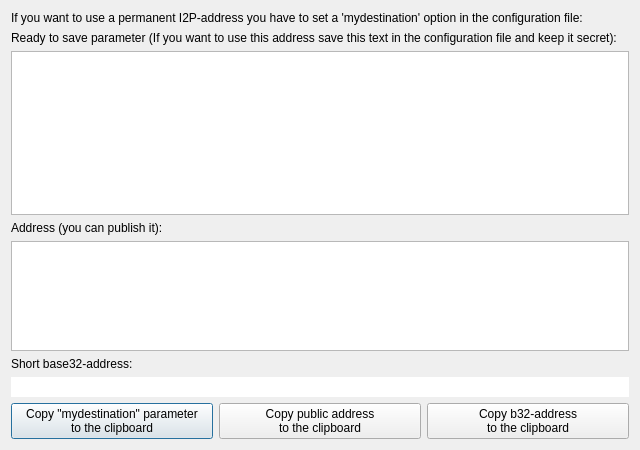
<?xml version="1.0" encoding="UTF-8"?>
<ui version="4.0">
 <class>ShowI2PAddresses</class>
 <widget class="QDialog" name="ShowI2PAddresses">
  <property name="geometry">
   <rect>
    <x>0</x>
    <y>0</y>
    <width>640</width>
    <height>450</height>
   </rect>
  </property>
  <property name="minimumSize">
   <size>
    <width>640</width>
    <height>450</height>
   </size>
  </property>
  <property name="windowTitle">
   <string>Dialog</string>
  </property>
  <layout class="QVBoxLayout" name="verticalLayout">
   <item>
    <widget class="QLabel" name="label">
     <property name="text">
      <string>If you want to use a permanent I2P-address you have to set a 'mydestination' option in the configuration file:</string>
     </property>
     <property name="wordWrap">
      <bool>true</bool>
     </property>
    </widget>
   </item>
   <item>
    <widget class="QLabel" name="label_3">
     <property name="text">
      <string>Ready to save parameter (If you want to use this address save this text in the configuration file and keep it secret):</string>
     </property>
     <property name="wordWrap">
      <bool>true</bool>
     </property>
    </widget>
   </item>
   <item>
    <widget class="QTextEdit" name="privText">
     <property name="sizePolicy">
      <sizepolicy hsizetype="Expanding" vsizetype="Expanding">
       <horstretch>0</horstretch>
       <verstretch>3</verstretch>
      </sizepolicy>
     </property>
     <property name="readOnly">
      <bool>true</bool>
     </property>
    </widget>
   </item>
   <item>
    <widget class="QLabel" name="label_4">
     <property name="text">
      <string>Address (you can publish it):</string>
     </property>
    </widget>
   </item>
   <item>
    <widget class="QPlainTextEdit" name="pubText">
     <property name="sizePolicy">
      <sizepolicy hsizetype="Expanding" vsizetype="Expanding">
       <horstretch>0</horstretch>
       <verstretch>2</verstretch>
      </sizepolicy>
     </property>
     <property name="readOnly">
      <bool>true</bool>
     </property>
    </widget>
   </item>
   <item>
    <widget class="QLabel" name="label_5">
     <property name="text">
      <string>Short base32-address:</string>
     </property>
    </widget>
   </item>
   <item>
    <widget class="QLineEdit" name="b32Line">
     <property name="mouseTracking">
      <bool>false</bool>
     </property>
     <property name="acceptDrops">
      <bool>false</bool>
     </property>
     <property name="frame">
      <bool>false</bool>
     </property>
     <property name="readOnly">
      <bool>true</bool>
     </property>
    </widget>
   </item>
   <item>
    <layout class="QHBoxLayout" name="horizontalLayout">
     <item>
      <widget class="QPushButton" name="privButton">
       <property name="text">
        <string>Copy &quot;mydestination&quot; parameter
to the clipboard</string>
       </property>
      </widget>
     </item>
     <item>
      <widget class="QPushButton" name="pubButton">
       <property name="text">
        <string>Copy public address
to the clipboard</string>
       </property>
      </widget>
     </item>
     <item>
      <widget class="QPushButton" name="b32Button">
       <property name="text">
        <string>Copy b32-address
to the clipboard</string>
       </property>
      </widget>
     </item>
    </layout>
   </item>
  </layout>
 </widget>
 <tabstops>
  <tabstop>privText</tabstop>
  <tabstop>pubText</tabstop>
  <tabstop>b32Line</tabstop>
  <tabstop>privButton</tabstop>
  <tabstop>pubButton</tabstop>
  <tabstop>b32Button</tabstop>
 </tabstops>
 <resources/>
 <connections/>
</ui>
